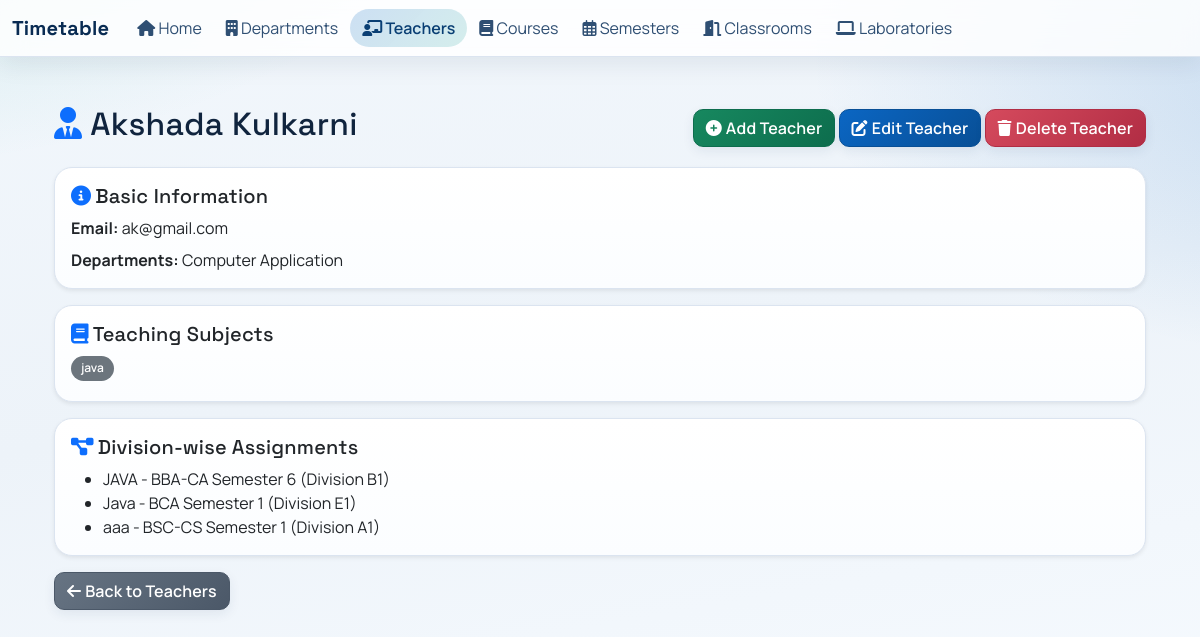
The app's page /teachers/35/ with its own data.
### scheduler/models.py (models this page shows, shortened)
class Teacher(models.Model):
    name = models.CharField(max_length=100)
    email = models.EmailField(unique=True)
    department = models.ForeignKey(
        Department,
        on_delete=models.SET_NULL,
        null=True,
        blank=True,
        related_name='teachers',
    )
    additional_departments = models.ManyToManyField(
        Department,
        blank=True,
        related_name='additional_teachers',
        help_text='Other departments this teacher can teach for',
    )
    known_subject_names = models.TextField(
        blank=True,
        default='',
        help_text='Reference-only subject names entered by user (comma separated).',
    )
    subjects_known = models.ManyToManyField(
        'Subject',
        blank=True,
        related_name='qualified_teachers',
        help_text='Subjects this teacher is capable of teaching',
    )
    def get_departments(self):
        departments = []
        if self.department_id:
            departments.append(self.department)
        additional = self.additional_departments.all().order_by('name')
        if self.department_id:
            additional = additional.exclude(pk=self.department_id)
        departments.extend(additional)
        return departments
    def get_known_subject_name_list(self):
        return [
            part.strip()
            for part in re.split(r'[,;\n]+', self.known_subject_names or '')
            if part.strip()
        ]

class Department(models.Model):
    name = models.CharField(max_length=100)
    description = models.TextField(blank=True)

class DivisionSubject(models.Model):
    division = models.ForeignKey(Division, on_delete=models.CASCADE, related_name='assignments')
    subject = models.ForeignKey(Subject, on_delete=models.CASCADE, related_name='division_assignments')
    teacher = models.ForeignKey(Teacher, on_delete=models.SET_NULL, null=True, related_name='division_subjects')
    class Meta:
        unique_together = ('division', 'subject')
        ordering = ['division', 'subject']

class Subject(models.Model):
    name = models.CharField(max_length=100)
    semester = models.ForeignKey(Semester, on_delete=models.CASCADE, related_name='subjects')
    teacher = models.ForeignKey(Teacher, on_delete=models.SET_NULL, null=True, related_name='subjects')
    is_lab = models.BooleanField(default=False)
    total_hours = models.PositiveSmallIntegerField(
        default=1,
        help_text='Total lecture hours for this subject during the semester'
    )

class Division(models.Model):
    name = models.CharField(max_length=50)
    semester = models.ForeignKey(
        'Semester',
        on_delete=models.CASCADE,
        related_name='divisions',
        null=True,
        blank=True,
        help_text='Semester this division belongs to',
    )
    course = models.ForeignKey(Course, on_delete=models.CASCADE, related_name='course_divisions', null=True, blank=True)
    strength = models.PositiveIntegerField(
        default=0,
        help_text='Number of students in this division'
    )
    class Meta:
        unique_together = ('name', 'semester')
        ordering = ['semester__course', 'semester__number', 'name']

class Semester(models.Model):
    number = models.PositiveSmallIntegerField()
    course = models.ForeignKey(Course, on_delete=models.CASCADE, related_name='semesters')
    start_time = models.TimeField(
        null=True, blank=True,
        help_text="Semester daily start time (e.g. 08:00 AM)"
    )
    end_time = models.TimeField(
        null=True, blank=True,
        help_text="Semester daily end time (e.g. 04:00 PM)"
    )
    break_count = models.PositiveSmallIntegerField(
        default=0,
        help_text="Number of breaks during the day"
    )
    breaks = models.TextField(
        blank=True,
        help_text="Comma-separated break ranges (HH:MM-HH:MM)"
    )
    WORKING_DAY_CHOICES = [
        ('MON-FRI', 'Monday–Friday'),
        ('MON-SAT', 'Monday–Saturday'),
    ]
    working_days = models.CharField(
        max_length=7,
        choices=WORKING_DAY_CHOICES,
        default='MON-FRI',
        help_text="Days of week when classes are held"
    )
    max_lectures_per_day = models.PositiveSmallIntegerField(
        default=6,
        help_text="Maximum number of lecture slots allowed per day for this semester"
    )
    start_date = models.DateField(null=True, blank=True)
    end_date = models.DateField(null=True, blank=True)
    class Meta:
        unique_together = ('number', 'course')
        ordering = ['course', 'number']

class Course(models.Model):
    name = models.CharField(max_length=100)
    department = models.ForeignKey(Department, on_delete=models.CASCADE, related_name='courses')
    duration_years = models.PositiveSmallIntegerField(default=3)

### scheduler/views.py (the view)
# urls.py: path('teachers/<int:pk>/', views.TeacherDetailView.as_view(), name='teacher_detail'),
class TeacherDetailView(DetailView):
    model = Teacher
    template_name = 'teacher_detail.html'
    context_object_name = 'teacher'
    def get_queryset(self):
        return (
            Teacher.objects
            .select_related('department')
            .prefetch_related('additional_departments')
        )
    def get_context_data(self, **kwargs):
        ctx = super().get_context_data(**kwargs)
        teacher = self.object
        ctx['teacher_departments'] = teacher.get_departments()
        ctx['known_subject_names'] = teacher.get_known_subject_name_list()
        ctx['division_assignments'] = (
            teacher.division_subjects
            .select_related('division__semester__course', 'subject')
            .order_by(
                'division__semester__course__name',
                'division__semester__number',
                'division__name',
                'subject__name',
            )
        )
        return ctx

### templates/teacher_detail.html (shortened to what this page needs)
{% extends "base.html" %}
{% block content %}
<div class="container py-4">
    <div class="d-flex justify-content-between align-items-center mb-3">
        <h2><i class="fa-solid fa-user-tie me-2 text-primary"></i>{{ teacher.name }}</h2>
        <div>
            <a href="{% url 'scheduler:teacher_add' %}" class="btn btn-success">
                <i class="fa-solid fa-circle-plus me-1"></i>Add Teacher
            </a>
            <a href="{% url 'scheduler:teacher_edit' teacher.pk %}" class="btn btn-primary">
                <i class="fa-solid fa-pen-to-square me-1"></i>Edit Teacher
            </a>
            <a href="{% url 'scheduler:teacher_delete' teacher.pk %}" class="btn btn-danger">
                <i class="fa-solid fa-trash me-1"></i>Delete Teacher
            </a>
        </div>
    </div>
    <div class="card shadow-sm mb-3">
        <div class="card-body">
            <h5 class="card-title"><i class="fa-solid fa-circle-info me-1 text-primary"></i>Basic Information</h5>
            <p class="mb-2"><strong>Email:</strong> {{ teacher.email }}</p>
            <p class="mb-0">
                <strong>Departments:</strong>
                {% if teacher_departments %}
                    {% for dept in teacher_departments %}
                        {% if not forloop.first %}, {% endif %}{{ dept.name }}
                    {% endfor %}
                {% else %}
                    <i class="fa-regular fa-circle-xmark me-1"></i>No Department
                {% endif %}
            </p>
        </div>
    </div>
    <div class="card shadow-sm mb-3">
        <div class="card-body">
            <h5 class="card-title"><i class="fa-solid fa-book me-1 text-primary"></i>Teaching Subjects</h5>
            {% if known_subject_names %}
                {% for name in known_subject_names %}
                    <span class="badge text-bg-secondary me-1 mb-1">{{ name }}</span>
                {% endfor %}
            {% else %}
                <p class="text-muted mb-0"><i class="fa-regular fa-folder-open me-1"></i>No reference subjects entered.</p>
            {% endif %}
        </div>
    </div>
    <div class="card shadow-sm">
        <div class="card-body">
            <h5 class="card-title"><i class="fa-solid fa-diagram-project me-1 text-primary"></i>Division-wise Assignments</h5>
            {% if division_assignments %}
                <ul class="mb-0">
                    {% for assignment in division_assignments %}
                        <li>
                            {{ assignment.subject.name }} -
                            {{ assignment.division.semester.course.name }} Semester {{ assignment.division.semester.number }}
                            (Division {{ assignment.division.name }})
                        </li>
                    {% endfor %}
                </ul>
            {% else %}
                <p class="text-muted mb-0"><i class="fa-regular fa-folder-open me-1"></i>No division-specific assignments found.</p>
            {% endif %}
        </div>
    </div>
    <div class="mt-3">
        <a href="{% url 'scheduler:teacher_list' %}" class="btn btn-secondary"><i class="fa-solid fa-arrow-left me-1"></i>Back to Teachers</a>
    </div>
</div>
{% endblock %}

### static/css/styles.css (style rules this page uses)
:root { --app-bg: #edf3f9; --app-surface: #ffffff; --app-surface-soft: #f8fbff; --app-border: #dbe4f0; --app-text: #10243e; --app-muted: #5c6f87; --app-brand: #0b66c3; --app-brand-strong: #084f96; --app-brand-soft: rgba(11, 102, 195, 0.12); --app-accent: #0f9f8f; --app-danger: #c4384e; --radius-sm: 10px; --radius-md: 14px; --radius-lg: 18px; --shadow-sm: 0 8px 22px rgba(16, 36, 62, 0.08); --shadow-md: 0 16px 38px rgba(16, 36, 62, 0.14); --transition-fast: 180ms ease; --transition-slow: 300ms ease; }
* { box-sizing: border-box; }
html, body { min-height: 100%; }
body { font-family: "Manrope", "Segoe UI", Arial, sans-serif; color: var(--app-text); background: radial-gradient(1600px 750px at -20% -20%, rgba(15, 159, 143, 0.2), transparent 45%), radial-gradient(1400px 680px at 120% 8%, rgba(11, 102, 195, 0.2), transparent 45%), linear-gradient(170deg, #f2f7fc 0%, var(--app-bg) 45%, #f7fbff 100%); margin: 0; overflow-x: hidden; }
h1, h2, h3, h4, h5, h6, .navbar-brand { font-family: "Space Grotesk", "Manrope", sans-serif; letter-spacing: 0.01em; }
p, small { color: inherit; }
a { color: var(--app-brand); transition: color var(--transition-fast); }
.container { transition: transform var(--transition-fast); }
.card { border: 1px solid var(--app-border); border-radius: var(--radius-lg); box-shadow: var(--shadow-sm); background-color: #ffffff; background-image: linear-gradient(180deg, #ffffff 0%, #fbfdff 100%); transition: transform var(--transition-fast), box-shadow var(--transition-slow), border-color var(--transition-fast); }
.btn { font-weight: 600; letter-spacing: 0.01em; border-radius: var(--radius-sm); border-width: 1px; box-shadow: 0 4px 12px rgba(25, 50, 86, 0.08); transition: transform var(--transition-fast), box-shadow var(--transition-fast), filter var(--transition-fast); }
.btn-primary { background: linear-gradient(135deg, var(--app-brand) 0%, var(--app-brand-strong) 100%); border-color: var(--app-brand-strong); }
.btn-success { background: linear-gradient(135deg, #17885f 0%, #0d6d4d 100%); border-color: #0d6d4d; }
.btn-secondary { background: linear-gradient(135deg, #677483 0%, #4b5868 100%); border-color: #4b5868; }
.btn-danger { background: linear-gradient(135deg, #d54a5d 0%, #b12d44 100%); border-color: #b12d44; }
.badge { border-radius: 999px; padding: 0.4rem 0.62rem; font-weight: 600; }
.reveal-in { opacity: 1; transform: translateY(0); transition: opacity 420ms ease, transform 420ms ease; }

### records on screen
Teacher: name "Akshada Kulkarni", email "ak@gmail.com", known_subject_names "java"
Department: name "Computer Application"
DivisionSubject: subject.name "JAVA", division.semester.course.name "BBA-CA", division.semester.number "6", division.name "B1"
DivisionSubject: subject.name "Java", division.semester.course.name "BCA", division.semester.number "1", division.name "E1"
DivisionSubject: subject.name "aaa", division.semester.course.name "BSC-CS", division.semester.number "1", division.name "A1"
